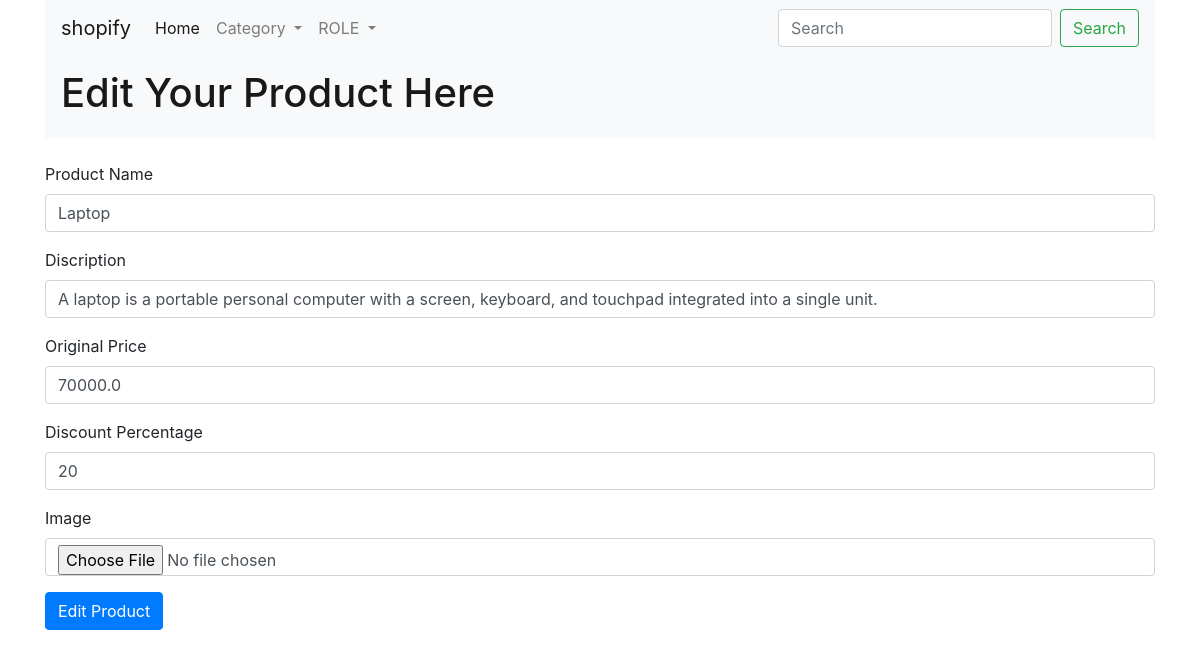
The app's page /edit-product/3/ with its own data.
### shopifyapp/models.py (models this page shows, shortened)
class Product(models.Model):
    name = models.CharField(max_length=50)
    discription = models.TextField()
    original_price = models.FloatField()
    discount_percentage = models.IntegerField()
    selling_price = models.FloatField()
    image = models.ImageField(upload_to='media')
    category = models.ForeignKey(Category, on_delete=models.CASCADE, default=1)

### shopifyapp/views.py (the view, shortened to what this page needs)
# urls.py: path('edit-product/<int:id>/' , EditProduct.as_view() ,name="edit-product"),
class EditProduct(View):
    def get(self, request , id):
        product = Product.objects.get(pk=id)
        return render(request , 'shopifyapp/edit-product.html',{"product":product})

### shopifyapp/templates/shopifyapp/edit-product.html (shortened to what this page needs)
{% extends "shopifyapp/base.html" %}
{% load static %}
{%block body%}
<nav class="navbar navbar-expand-lg navbar-light bg-light px-3">
  <a class="navbar-brand d-flex align-items-center" href="shopifyapp\templates\shopifyapp\index.html">
    <h1> Edit Your Product Here </h1>
  </a>
</nav>
<br>
<form action="" method="POST" enctype="multipart/form-data"> {% csrf_token %}
  <div class="form-group">
    <label for="name"> Product Name</label>
    <input type="text" class="form-control" value= "{{product.name}}" name = "pname"  aria-describedby="emailHelp">
  </div>
  <div class="form-group">
    <label for="Discription">Discription</label>
    <input type="text" class="form-control" value= "{{product.discription}}" name = "discription">
  </div>
  <div class="form-group">
    <label for="Discription">Original Price</label>
    <input type="integer" class="form-control" value= "{{product.original_price}}" name = "oprice">
  </div>
  <div class="form-group">
    <label for="Discription">Discount Percentage</label>
    <input type="text" class="form-control" value= "{{product.discount_percentage}}" name = "dprice">
  </div>
  <div class="form-group">
    <label for="Discription">Image</label>
    <input type="file" class="form-control" value= "{{product.image}}" name = "image">
  </div>
  <button type="submit" class="btn btn-primary">Edit Product</button>
</form>
{%endblock%}

### records on screen
Product: pname "Laptop", discription "A laptop is a portable personal computer with a screen, keyboard, and touchpad integrated into a single unit.", oprice "70000.0", dprice "20"
